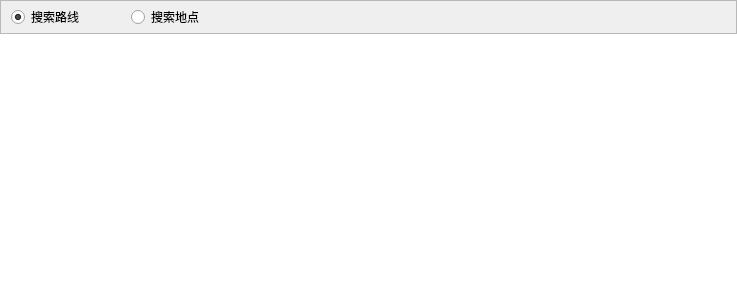
<?xml version="1.0" encoding="UTF-8"?>
<ui version="4.0">
 <class>MapInfoDlg</class>
 <widget class="QFrame" name="MapInfoDlg">
  <property name="geometry">
   <rect>
    <x>0</x>
    <y>0</y>
    <width>737</width>
    <height>300</height>
   </rect>
  </property>
  <property name="windowTitle">
   <string>MapInfoDlg</string>
  </property>
  <layout class="QVBoxLayout" name="verticalLayout">
   <property name="spacing">
    <number>0</number>
   </property>
   <property name="margin">
    <number>0</number>
   </property>
   <item>
    <widget class="QFrame" name="frame_titlebar">
     <property name="minimumSize">
      <size>
       <width>0</width>
       <height>34</height>
      </size>
     </property>
     <property name="maximumSize">
      <size>
       <width>16777215</width>
       <height>34</height>
      </size>
     </property>
     <property name="frameShape">
      <enum>QFrame::StyledPanel</enum>
     </property>
     <property name="frameShadow">
      <enum>QFrame::Raised</enum>
     </property>
     <layout class="QHBoxLayout" name="horizontalLayout">
      <property name="spacing">
       <number>0</number>
      </property>
      <property name="leftMargin">
       <number>10</number>
      </property>
      <property name="topMargin">
       <number>0</number>
      </property>
      <property name="rightMargin">
       <number>0</number>
      </property>
      <property name="bottomMargin">
       <number>0</number>
      </property>
      <item>
       <widget class="QRadioButton" name="btnRoute">
        <property name="minimumSize">
         <size>
          <width>120</width>
          <height>0</height>
         </size>
        </property>
        <property name="text">
         <string>搜索路线</string>
        </property>
        <property name="checked">
         <bool>true</bool>
        </property>
       </widget>
      </item>
      <item>
       <widget class="QRadioButton" name="btnPos">
        <property name="minimumSize">
         <size>
          <width>120</width>
          <height>0</height>
         </size>
        </property>
        <property name="text">
         <string>搜索地点</string>
        </property>
       </widget>
      </item>
      <item>
       <spacer name="horizontalSpacer">
        <property name="orientation">
         <enum>Qt::Horizontal</enum>
        </property>
        <property name="sizeHint" stdset="0">
         <size>
          <width>411</width>
          <height>20</height>
         </size>
        </property>
       </spacer>
      </item>
     </layout>
    </widget>
   </item>
   <item>
    <widget class="QListView" name="lstMapData">
     <property name="focusPolicy">
      <enum>Qt::NoFocus</enum>
     </property>
     <property name="frameShape">
      <enum>QFrame::NoFrame</enum>
     </property>
     <property name="editTriggers">
      <set>QAbstractItemView::NoEditTriggers</set>
     </property>
    </widget>
   </item>
  </layout>
 </widget>
 <layoutdefault spacing="6" margin="11"/>
 <resources/>
 <connections/>
</ui>
